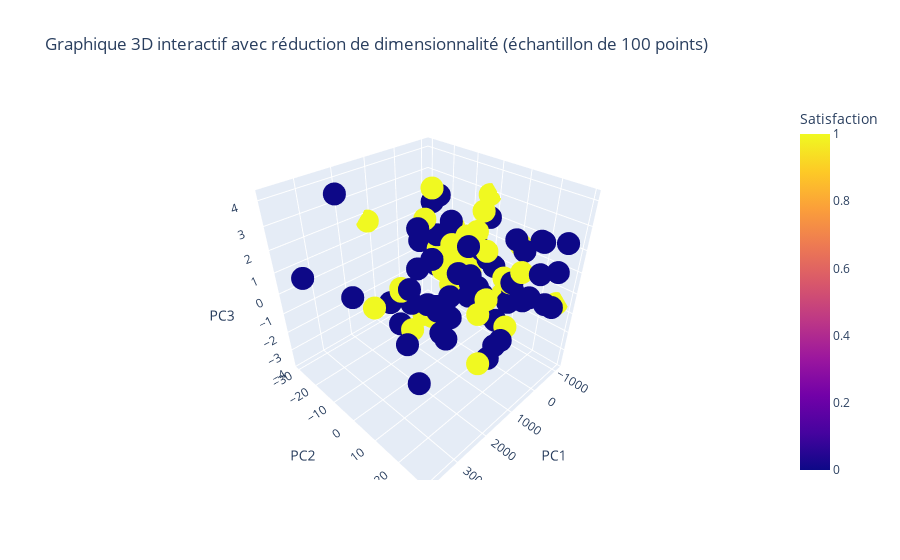

Notebook code for this chart:
### Code cell
import pandas as pd
import plotly.express as px
from sklearn.decomposition import PCA


pca = PCA(n_components=3)
data_3d = pca.fit_transform(data[['Food_and_drink', 'Inflight_service', 'Flight_Distance', 'Inflight_wifi_service', 'Online_boarding', 'Age', 'Satisfaction']])

data_3d_df = pd.DataFrame(data_3d, columns=['PC1', 'PC2', 'PC3'])

data_sampled = data_3d_df.sample(n=100)
data_sampled['Satisfaction'] = data['Satisfaction']  
fig = px.scatter_3d(data_sampled, x='PC1', y='PC2', z='PC3', color='Satisfaction',
                    title='Graphique 3D interactif avec réduction de dimensionnalité (échantillon de 100 points)')

fig.show()
